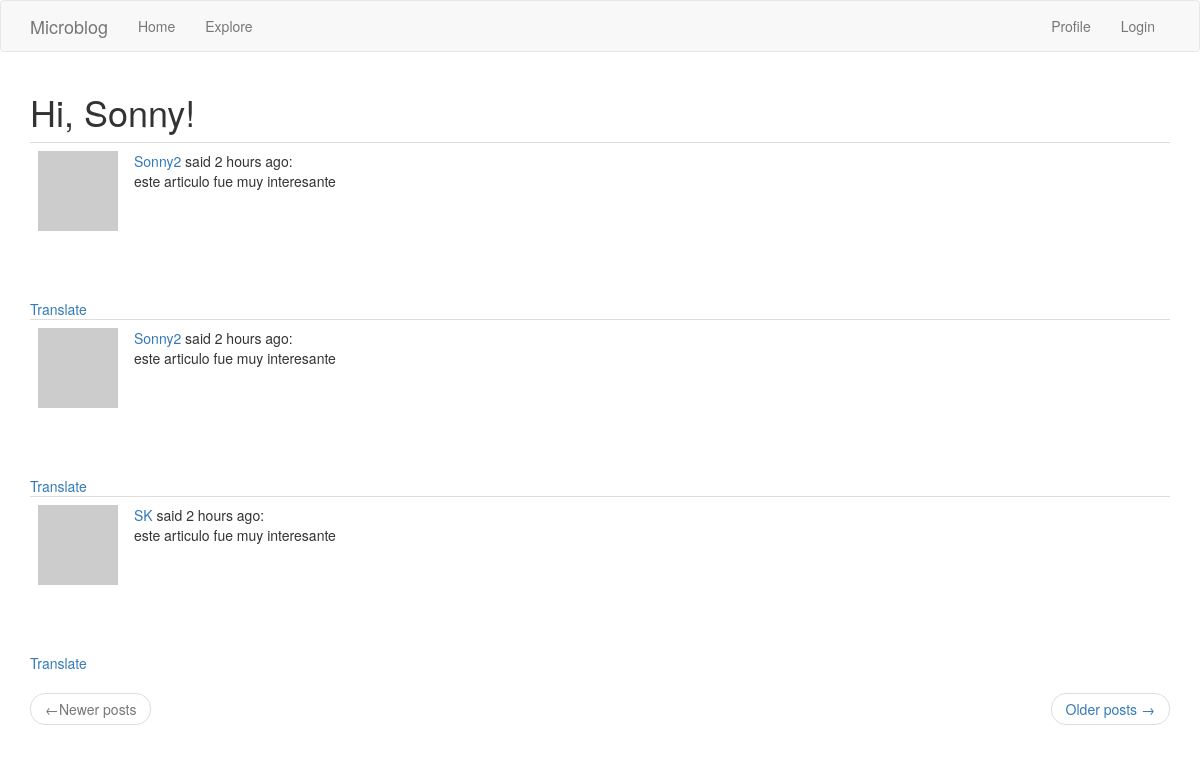
Page /explore (signed in) on the committed database.
### app/models.py (models this page shows, shortened)
class User(UserMixin, db.Model):
    id = db.Column(db.Integer, primary_key=True)
    username = db.Column(db.String(64), index=True, unique=True)
    email = db.Column(db.String(120), index=True, unique=True)
    password_hash = db.Column(db.String(128))
    posts = db.relationship('Post',backref='author', lazy='dynamic')
    about_me = db.Column(db.String(140))
    last_seen = db.Column(db.DateTime, default=datetime.utcnow)
    followed = db.relationship(
        'User', secondary=followers,
        primaryjoin=(followers.c.follower_id == id),
        secondaryjoin=(followers.c.followed_id == id),
        backref=db.backref('followers', lazy='dynamic'), lazy='dynamic')
    def avatar(self, size):
        digest = md5(self.email.lower().encode('utf-8')).hexdigest()
        return 'https://www.gravatar.com/avatar/{}?d=identicon&s={}'.format(digest, size)

class Post(db.Model):
    id = db.Column(db.Integer, primary_key=True)
    body = db.Column(db.String(140))
    timestamp = db.Column(db.DateTime, index=True, default=datetime.utcnow)
    user_id = db.Column(db.Integer, db.ForeignKey('user.id'))
    language = db.Column(db.String(5))

### app/routes.py (the view)
@app.route('/explore')
@login_required
def explore():
    page=request.args.get('page',1,type=int)
    posts = Post.query.order_by(Post.timestamp.desc()).paginate(page,app.config['POSTS_PER_PAGE'],False)
    next_url = url_for('explore',page=posts.next_num) if posts.has_next else None
    prev_url = url_for('explore', page=posts.prev_num) if posts.has_prev else None
    return render_template('index.html', title='Explore', posts=posts.items, next_url=next_url, prev_url=prev_url)

### app/models.py (called while the page is built)
@login.user_loader
def load_user(id):
    return User.query.get(int(id))

### app/routes.py (called while the page is built)
@app.before_request
def before_request():
    if current_user.is_authenticated:
        current_user.last_seen = datetime.utcnow()
        db.session.commit()
    g.locale = str(get_locale())

### app/templates/index.html (shortened to what this page needs)
{% extends "base.html" %}
{% import 'bootstrap/wtf.html' as wtf %}
{% block app_content %}
    <h1> Hi, {{ current_user.username }}!</h1>
    {% for post in posts %}
        {% include '_post.html' %}
    {% endfor %}
    <nav aria-label="...">
        <ul class="pager">
            <li class="previous{% if not prev_url %} disabled{% endif %}">
                <a href="{{ prev_url or '#' }}">
                    <span aria-hidden="true">&larr;</span>Newer posts
                </a>
            </li>
            <li class="next{% if not next_url %} disabled{% endif %}">
                <a href="{{ next_url or '#' }}">
                    Older posts <span aria-hidden="true">&rarr;</span>
                </a>
            </li>
        </ul>
    </nav>
{% endblock %}

### app/templates/_post.html
<table class="table table-hover">
    <tr>
        <td width="70px">
            <a href="{{ url_for('user', username=post.author.username) }}">
                <img src ="{{ post.author.avatar(70) }}" />
            </a>
        </td>
        <td>
            <a href="{{ url_for('user', username=post.author.username) }}">
                {{ post.author.username }}
            </a>
            said {{ moment(post.timestamp).fromNow() }}: <br>
            <span id = "post{{ post.id }}">{{ post.body }}</span>
        </td>
    </tr>
</table>
{% if post.language and post.language != g.locale%}
<br><br>
<span id= "translation{{ post.id }}">
<a href="javascript:translate(
    '#post{{ post.id }}',
    '#translation{{ post.id }}',
    '{{ post.language }}',
    '{{ g.locale }}');">
    {{ 'Translate' }}</a>
</span>
{% endif %}

### rows in the picture
User: username "Sonny"
Post: author.username "Sonny2", timestamp "2 hours ago", body "este articulo fue muy interesante", value "Translate"
Post: author.username "Sonny2", timestamp "2 hours ago", body "este articulo fue muy interesante", value "Translate"
Post: author.username "SK", timestamp "2 hours ago", body "este articulo fue muy interesante", value "Translate"
